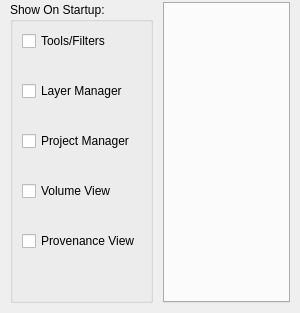
     <widget class="QWidget" name="tab_sidebars_">
      <attribute name="title">
       <string>Sidebars / Tools + Filters</string>
      </attribute>
      <layout class="QHBoxLayout" name="horizontalLayout_9">
       <property name="spacing">
        <number>10</number>
       </property>
       <property name="leftMargin">
        <number>10</number>
       </property>
       <property name="topMargin">
        <number>2</number>
       </property>
       <property name="rightMargin">
        <number>10</number>
       </property>
       <property name="bottomMargin">
        <number>10</number>
       </property>
       <item>
        <widget class="QGroupBox" name="groupBox_8">
         <property name="sizePolicy">
          <sizepolicy hsizetype="Fixed" vsizetype="Preferred">
           <horstretch>0</horstretch>
           <verstretch>0</verstretch>
          </sizepolicy>
         </property>
         <property name="title">
          <string>Show On Startup:</string>
         </property>
         <property name="alignment">
          <set>Qt::AlignLeading|Qt::AlignLeft|Qt::AlignTop</set>
         </property>
         <layout class="QVBoxLayout" name="verticalLayout_4">
          <property name="spacing">
           <number>30</number>
          </property>
          <item>
           <widget class="QCheckBox" name="tools_filters_checkbox_">
            <property name="text">
             <string>Tools/Filters</string>
            </property>
           </widget>
          </item>
          <item>
           <widget class="QCheckBox" name="layer_manager_checkbox_">
            <property name="text">
             <string>Layer Manager</string>
            </property>
           </widget>
          </item>
          <item>
           <widget class="QCheckBox" name="project_manager_checkbox_">
            <property name="text">
             <string>Project Manager</string>
            </property>
           </widget>
          </item>
          <item>
           <widget class="QCheckBox" name="volume_view_checkbox_">
            <property name="text">
             <string>Volume View</string>
            </property>
           </widget>
          </item>
          <item>
           <widget class="QCheckBox" name="provenance_checkbox_">
            <property name="text">
             <string>Provenance View</string>
            </property>
           </widget>
          </item>
          <item>
           <spacer name="verticalSpacer_3">
            <property name="orientation">
             <enum>Qt::Vertical</enum>
            </property>
            <property name="sizeHint" stdset="0">
             <size>
              <width>20</width>
              <height>40</height>
             </size>
            </property>
           </spacer>
          </item>
         </layout>
        </widget>
       </item>
       <item>
        <widget class="QTabWidget" name="tools_tab_widget_">
         <property name="enabled">
          <bool>true</bool>
         </property>
         <property name="currentIndex">
          <number>-1</number>
         </property>
        </widget>
       </item>
      </layout>
     </widget>
